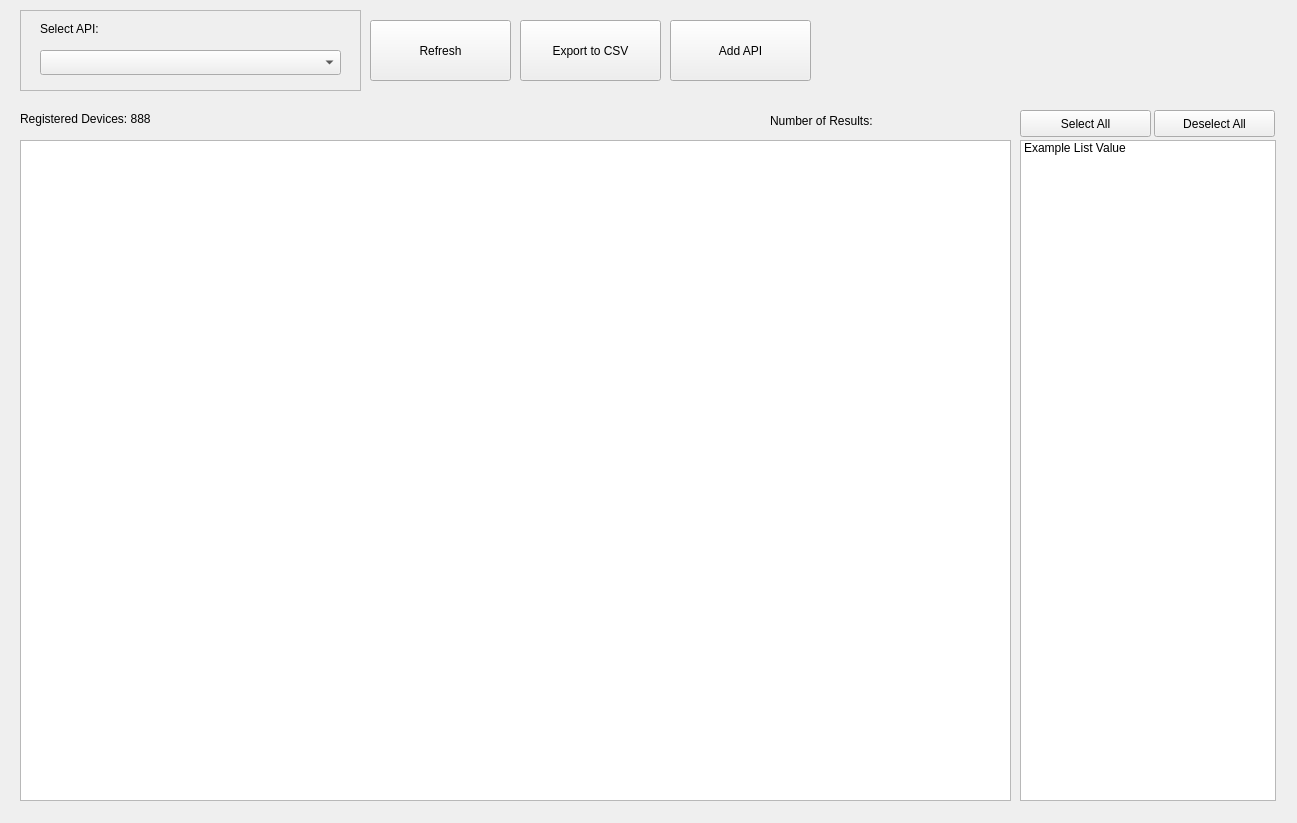
<?xml version="1.0" encoding="UTF-8"?>
<ui version="4.0">
 <class>MainWindow</class>
 <widget class="QFrame" name="MainWindow">
  <property name="geometry">
   <rect>
    <x>0</x>
    <y>0</y>
    <width>1297</width>
    <height>823</height>
   </rect>
  </property>
  <property name="windowTitle">
   <string>Form</string>
  </property>
  <widget class="QTableView" name="DevicesTable">
   <property name="geometry">
    <rect>
     <x>20</x>
     <y>140</y>
     <width>991</width>
     <height>661</height>
    </rect>
   </property>
   <property name="toolTipDuration" stdset="0">
    <number>0</number>
   </property>
  </widget>
  <widget class="QPushButton" name="Refresh">
   <property name="geometry">
    <rect>
     <x>370</x>
     <y>20</y>
     <width>141</width>
     <height>61</height>
    </rect>
   </property>
   <property name="text">
    <string>Refresh</string>
   </property>
  </widget>
  <widget class="QPushButton" name="Export">
   <property name="geometry">
    <rect>
     <x>520</x>
     <y>20</y>
     <width>141</width>
     <height>61</height>
    </rect>
   </property>
   <property name="text">
    <string>Export to CSV</string>
   </property>
  </widget>
  <widget class="QFrame" name="APIFrame">
   <property name="geometry">
    <rect>
     <x>20</x>
     <y>10</y>
     <width>341</width>
     <height>81</height>
    </rect>
   </property>
   <property name="frameShape">
    <enum>QFrame::StyledPanel</enum>
   </property>
   <property name="frameShadow">
    <enum>QFrame::Raised</enum>
   </property>
   <widget class="QComboBox" name="APIComboBox">
    <property name="geometry">
     <rect>
      <x>20</x>
      <y>40</y>
      <width>301</width>
      <height>25</height>
     </rect>
    </property>
    <property name="editable">
     <bool>false</bool>
    </property>
    <property name="currentText" stdset="0">
     <string/>
    </property>
   </widget>
   <widget class="QLabel" name="APITitle">
    <property name="geometry">
     <rect>
      <x>20</x>
      <y>10</y>
      <width>81</width>
      <height>17</height>
     </rect>
    </property>
    <property name="text">
     <string>Select API:</string>
    </property>
   </widget>
  </widget>
  <widget class="QListWidget" name="ColumnList">
   <property name="geometry">
    <rect>
     <x>1020</x>
     <y>140</y>
     <width>256</width>
     <height>661</height>
    </rect>
   </property>
   <item>
    <property name="text">
     <string>Example List Value</string>
    </property>
    <property name="checkState">
     <enum>Unchecked</enum>
    </property>
    <property name="flags">
     <set>ItemIsSelectable|ItemIsUserCheckable|ItemIsEnabled</set>
    </property>
   </item>
  </widget>
  <widget class="QLabel" name="NumFoundLabel">
   <property name="geometry">
    <rect>
     <x>770</x>
     <y>110</y>
     <width>221</width>
     <height>21</height>
    </rect>
   </property>
   <property name="text">
    <string>Number of Results:</string>
   </property>
  </widget>
  <widget class="QPushButton" name="SelectAll">
   <property name="geometry">
    <rect>
     <x>1020</x>
     <y>110</y>
     <width>131</width>
     <height>27</height>
    </rect>
   </property>
   <property name="text">
    <string>Select All</string>
   </property>
  </widget>
  <widget class="QPushButton" name="DeslectAll">
   <property name="geometry">
    <rect>
     <x>1154</x>
     <y>110</y>
     <width>121</width>
     <height>27</height>
    </rect>
   </property>
   <property name="text">
    <string>Deselect All</string>
   </property>
  </widget>
  <widget class="QLabel" name="label">
   <property name="geometry">
    <rect>
     <x>20</x>
     <y>110</y>
     <width>201</width>
     <height>17</height>
    </rect>
   </property>
   <property name="text">
    <string>Registered Devices: 888</string>
   </property>
  </widget>
  <widget class="QPushButton" name="AddAPIBtn">
   <property name="geometry">
    <rect>
     <x>670</x>
     <y>20</y>
     <width>141</width>
     <height>61</height>
    </rect>
   </property>
   <property name="text">
    <string>Add API</string>
   </property>
  </widget>
 </widget>
 <resources/>
 <connections/>
</ui>
